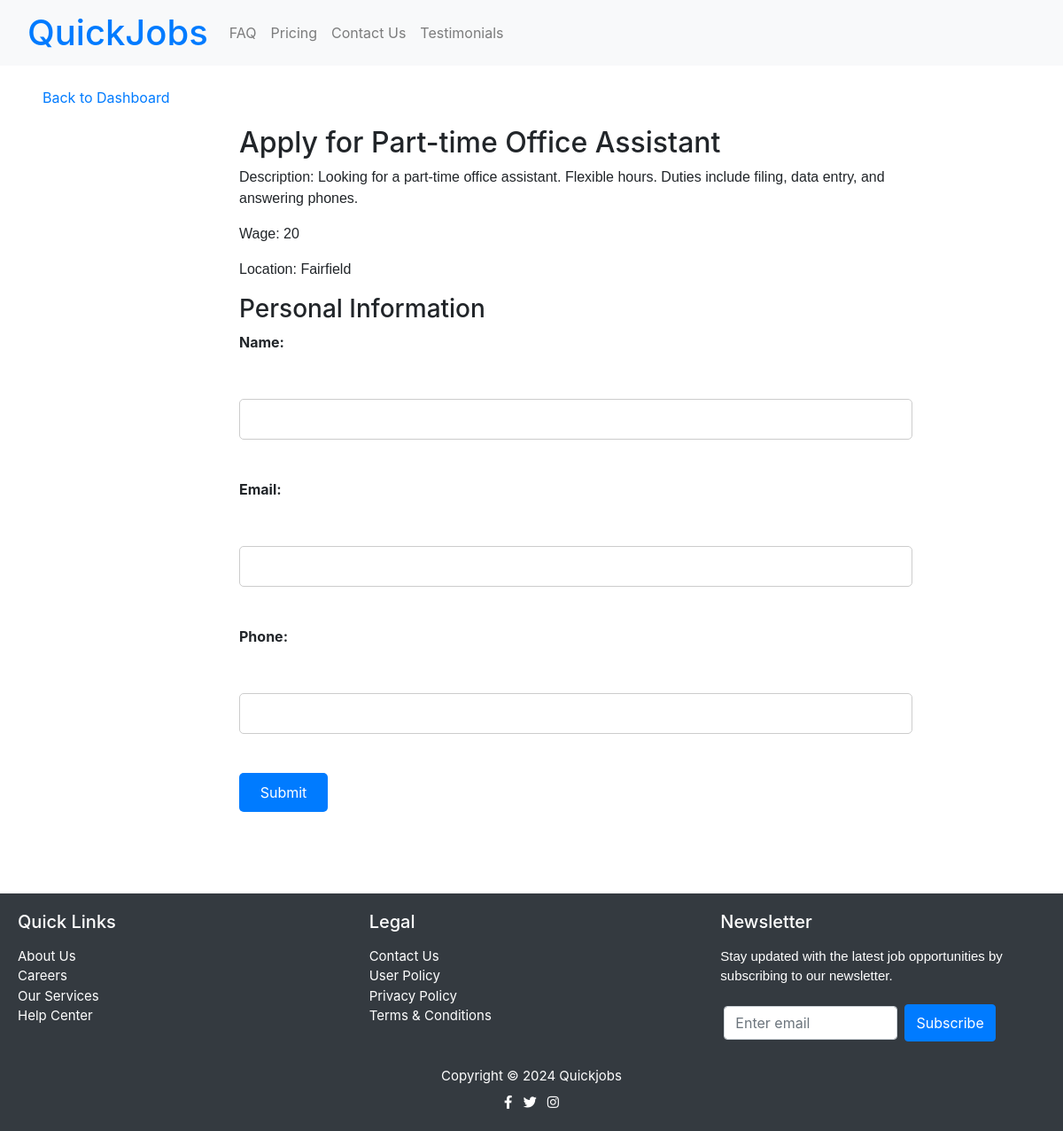
The page /job/15/apply on the database its author committed.
### tables this page shows
CREATE TABLE job_listings (
                    id INTEGER PRIMARY KEY,
                    title TEXT,
                    description TEXT,
                    wage TEXT,
                    location TEXT
                , created_by TEXT);

### routes.py (the view)
@app_routes.route('/job/<int:job_id>/apply', methods=['GET', 'POST'])
def job_apply(job_id):
    if request.method == 'POST':
        return redirect(url_for('app_routes.submit_job_apply', job_id=job_id))
    conn = get_db_connection()
    cursor = conn.cursor()
    cursor.execute("SELECT * FROM job_listings WHERE id = ?", (job_id,))
    job = cursor.fetchone()
    conn.close()
    if job is None:
        return 'Job not found'
    return render_template('job_apply.html', job=job)

### routes.py (called while the page is built)
def get_db_connection():
    conn = sqlite3.connect('app.db')
    conn.row_factory = sqlite3.Row
    return conn

### templates/job_apply.html (shortened to what this page needs)
{% extends 'base.html' %} {% block title %}Worker Dashboard{% endblock %}
{% block content %}
<br/>
<a href="{{ url_for('app_routes.worker_dashboard') }}" class="mb-3 px-lg-5">
     Back to Dashboard
</a>
    <div class="content">
        <h2>Apply for {{ job['title'] }}</h2>
        <p>Description: {{ job['description'] }}</p>
        <p>Wage: {{ job['wage'] }}</p>
        <p>Location: {{ job['location'] }}</p>
        <h3>Personal Information</h3>
        <form method="post" action="{{ url_for('app_routes.submit_job_apply', job_id=job['id']) }}">
            <label for="name">Name:</label><br>
            <input type="text" id="name" name="name" required><br>
            <label for="email">Email:</label><br>
            <input type="email" id="email" name="email" required><br>
            <label for="phone">Phone:</label><br>
            <input type="tel" id="phone" name="phone" required><br>
            <input type="submit" class="text-center" style="width: 100px" value="Submit">
        </form>
    </div>
<br/> <br/> <br/>
{% endblock %}

### static/styles.css (style rules this page uses)
body, h1, h2, p, ul, li { margin: 35; padding: 0; }
body { font-family: Arial, sans-serif; background-color: #f4f4f4; }
p { font-family: Arial, Helvetica, sans-serif; text-decoration: solid; }
.content { margin-left: 250px; padding: 20px; max-width: 800px; margin-right: auto; }
form { display: flex; flex-direction: column; gap: 10px; }
label { font-weight: bold; text-align: left; }
input { padding: 10px; border: 1px solid #ccc; border-radius: 5px; text-align: left; }
input[type="submit"] { background-color: #007bff; border: 2px solid #007bff; color: white; border: none; padding: 10px; border-radius: 5px; cursor: pointer; }

### rows shown on the page
job_listings: title "Part-time Office Assistant", description "Looking for a part-time office assistant. Flexible hours. Duties include filing, data entry, and answering phones.", wage "20", location "Fairfield"
